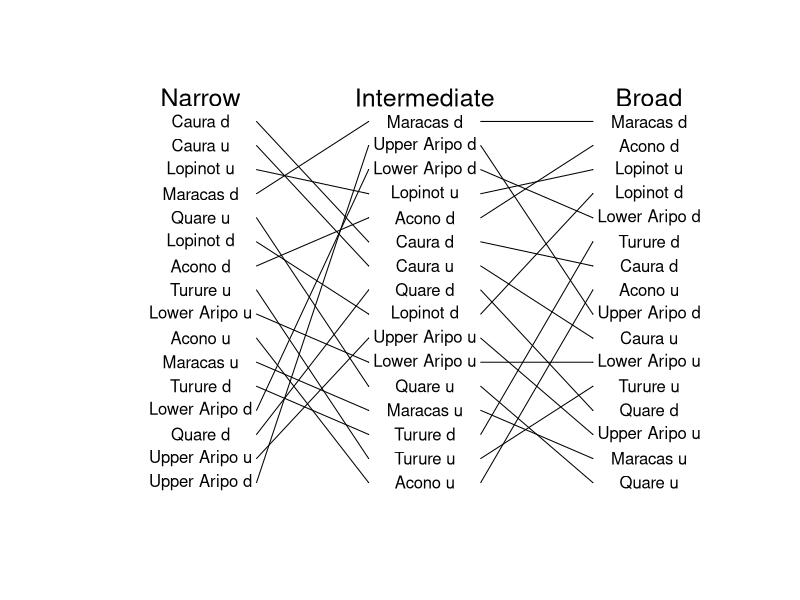

Write the R code that produced this figure.
## ---- chunk 1
###Making a plot of how high pressure predation sites are when measured in 
#different levels of predation

setwd("C:\\Users\\faj\\Documents\\OneDrive for Business\\research\\FishPredation\\Data")

library(dplyr)
library(tidyr)
library(ggplot2)
library(lme4)
library(Cairo)


#preparing data 

fishDataAll <- read.csv("Fish data June 2017.csv")
head(fishDataAll)
str(fishDataAll)
levels(fishDataAll$species)
selectMonths <- c("07", "08")# i am selecting out these months because then i can use the last timepoint 


group12 <- c("Hoplias malabaricus", "Crenicichla frenata", "Gymnotus carapo", "Anablepsoides hartii",
			"Cichlasoma taenia", "Cichlasoma taenia", "Corynopoma riisei", "Roeboides dientonito", 
			"Agonostomus monticola", "Rhamdia quelen", "andinoacara pulcher", "Hemigrammus unilineatus", "Rivulus hartii")


#select data from only the July and Auguest, and remove first year 
SelectData <- fishDataAll %>% 
	separate(date, c("Day", "Month", "Year"), sep = "/") %>%
	filter(Year != 2010)%>%
	filter(Month %in% selectMonths)

fishData <- data.frame(SelectData)

#calculate biomass
fishData$TotBiomass <- (fishData$numbercaught + fishData$numberseen)* fishData$weight


#calculating percentage biomass
TotBioSite<- fishData %>% 
	group_by(site, Year) %>%
	summarise(BiomasSiteSum = sum(TotBiomass, na.rm=TRUE))

siteBiomass <- data.frame(TotBioSite)

#Narrow Predation data
#-------------------------

#sum biomass per site and year
predatorsBioN <- fishData %>% 
	filter(species == "Hoplias malabaricus" | species == "Crenicichla frenata") %>%
	group_by(site, Year) %>%
	summarise(BiomassSum = sum(TotBiomass))

predatorsBio <- data.frame(predatorsBioN)
predatorsBio$Year <- as.numeric(predatorsBio$Year)
siteBiomass$Year <- as.numeric(siteBiomass$Year)

FishDataTot <- merge(siteBiomass, predatorsBio, by = c("site" ,"Year"),all=TRUE) # this makes sure i 
#know what years had no predators recoreded in 
head(FishDataTot)
FishDataTot$BiomassSum[is.na(FishDataTot$BiomassSum)] <- 0

FishDataTot$PropMass <- FishDataTot$BiomassSum / FishDataTot$BiomasSiteSum

Narrow <- aggregate(FishDataTot$PropMass, list(FishDataTot$site), mean, na.rm=TRUE)

orderNarrow <- Narrow[order(Narrow$x),]
head(orderNarrow)

orderNarrow$predOrderN <- c(1:nrow(orderNarrow))

#Middle predation 
#------------------------------

#there are no fsih of species Anablepsoides hartii

#sum biomass per site and year
predatorsBioM <- fishData %>% 
	filter(species == "Hoplias malabaricus" | species == "Crenicichla frenata" | 
		species == "Gymnotus carapo" | species == "Rivulus hartii") %>%
	group_by(site, Year) %>%
	summarise(BiomassSum = sum(TotBiomass))

predatorsBioMl <- data.frame(predatorsBioM)

predatorsBioMl$Year <- as.numeric(predatorsBioMl$Year)

FishDataTotM <- merge(siteBiomass, predatorsBioM, by = c("site" ,"Year"),all=TRUE) # this makes sure i 
#know what years had no predators recoreded in 
head(FishDataTotM)
FishDataTotM$BiomassSum[is.na(FishDataTotM$BiomassSum)] <- 0

FishDataTotM$PropMass <- FishDataTotM$BiomassSum / FishDataTotM$BiomasSiteSum


Middle <- aggregate(FishDataTotM$BiomassSum, list(FishDataTotM$site), mean, na.rm=TRUE)

orderMiddle<- Middle[order(Middle$x),]
head(orderMiddle)

orderMiddle$predOrderM <- c(1:nrow(orderMiddle))

#Wide predation 
#------------------------------

#there are no fsih of species Anablepsoides hartii

#sum biomass per site and year
predatorsBioW <- fishData %>% 
	filter(species %in% group12) %>%
	group_by(site, Year) %>%
	summarise(BiomassSum = sum(TotBiomass))

predatorsBioWd <- data.frame(predatorsBioW)

predatorsBioWd$Year <- as.numeric(predatorsBioWd$Year)

FishDataTotW <- merge(siteBiomass, predatorsBioW, by = c("site" ,"Year"),all=TRUE) # this makes sure i 
#know what years had no predators recoreded in 
head(FishDataTotW)
FishDataTotW$BiomassSum[is.na(FishDataTotW$BiomassSum)] <- 0

FishDataTotW$PropMass <- FishDataTotW$BiomassSum / FishDataTotW$BiomasSiteSum

Wide <- aggregate(FishDataTotW$BiomassSum, list(FishDataTotW$site), mean, na.rm=TRUE)

orderWide<- Wide[order(Wide$x),]
head(orderWide)

orderWide$predOrderW <- c(1:nrow(orderWide))


##merge all data 
#-----------------------------

orderNM <- merge(orderNarrow, orderMiddle, by = "Group.1")
orderNMW <- merge(orderNM, orderWide, by = "Group.1")

## ---- chunk 2

Cairo(file="C:\\Users\\faj\\Documents\\OneDrive for Business\\research\\bioTIME\\users\\Faith\\TriniFishPredation\\Adundance_tangle.png",
      type="png",
      units="in", 
      width=8,
      height=6,
      pointsize=12,
      dpi=100)

plotSetup <- data.frame(cbind(c(1:17),c(20:87))) # data to plot onto emptyp plot
plot(x = plotSetup$X2, y = plotSetup$X1, col="white", axes=FALSE , ylab = " ", xlab = "  ")

#plot arrows
arrows(x0 = 36, y0 = orderNMW$predOrderN, x1 = 48, y1 = orderNMW$predOrderM, length = 0.001)
arrows(x0 = 60, y0 = orderNMW$predOrderM, x1 = 72, y1 = orderNMW$predOrderW, length = 0.001)

#plotting text 
text(x = 54, y = orderNMW$predOrderM, labels = orderNMW$Group.1)
text(x = 30, y = orderNMW$predOrderN, labels = orderNMW$Group.1)
text(x = 78, y = orderNMW$predOrderW, labels = orderNMW$Group.1)

text(x = 30, y = 17, labels = "Narrow", cex = 1.5)
text(x = 54, y = 17, labels = "Intermediate", cex = 1.5)
text(x = 78, y = 17, labels = "Broad", cex = 1.5)

dev.off()

## ---- chunk 3
rownames(orderNMW) <- orderNMW$Group.1
corOrderNMW <- orderNMW[,c(2, 4, 6)] 
names(corOrderNMW ) <- c("Narrow", "Middle", "Wide")
cor(corOrderNMW, method="spearman")
